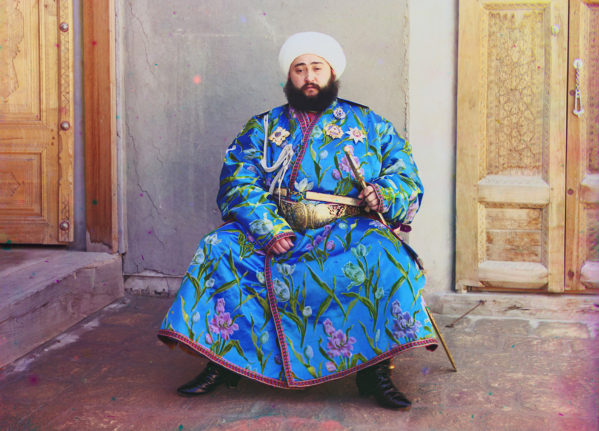
#> input picture Alim-Khan-orginal.jpg, 1198 x 861 px (shown at 1/2 size)
$ python main.py
#> lines starting #> are read from the running program, lines starting #| are printed output that depends on the picture
import cv2
import numpy as np

def restoration(path):
#> called with path = 'Alim-Khan-orginal.jpg'
    image = cv2.imread(path)
#> image is the input picture: shape (861, 1198, 3); mean B, G, R 134, 132.2, 143.2
    image_rgb = cv2.cvtColor(image, cv2.COLOR_BGR2RGB)

    max_width = 800
    max_height = 600

    height, width, _ = image.shape
#> height = 861; width = 1198


    # Resize image to fit maximum dimensions
    if width > max_width or height > max_height:
        # Calculate ratio
        ratio = min(max_width / width, max_height / height)
#> ratio = 0.668

        # resize
        resized_image = cv2.resize(image, (int(width * ratio), int(height * ratio)))
    else:
        resized_image = image

    cv2.imshow('Original image', resized_image)

    blue_channel = resized_image[:, :, 0]
    cv2.imshow('Blue Channel', blue_channel)

    green_channel = resized_image[:, :, 1]
    cv2.imshow('Green Channel', green_channel)

    red_channel = resized_image[:, :, 2]
    cv2.imshow('Red Channel', red_channel)

    aligned_green_channel = np.zeros_like(green_channel)
    aligned_green_channel[:, :] = green_channel[:, :]

    aligned_red_channel = np.zeros_like(red_channel)
    aligned_red_channel[:, :] = red_channel[:, :]

    aligned_image = np.stack([blue_channel, aligned_green_channel, aligned_red_channel], axis=2)

    cv2.imshow('Aligned first', aligned_image)

    # GRAY WORLD ALGORITHM
    avg_b = np.mean(blue_channel)
#> avg_b = 134
    avg_g = np.mean(green_channel)
#> avg_g = 132.1
    avg_r = np.mean(red_channel)
#> avg_r = 143.1

    # Alignment with avarage
    B_aligned = blue_channel * (avg_g / avg_b)
    G_aligned = green_channel * (avg_g / avg_g)
    R_aligned = red_channel * (avg_g / avg_r)


    aligned_image = cv2.merge([B_aligned.astype(np.uint8), G_aligned.astype(np.uint8), R_aligned.astype(np.uint8)])


    cv2.imshow('Aligned second', aligned_image)

    cv2.waitKey(0)
    cv2.destroyAllWindows()

path = r"Alim-Khan-orginal.jpg"
restoration(path)

path = r"Lady.png"
restoration(path)
#> call 2 of restoration, with path = 'Lady.png'
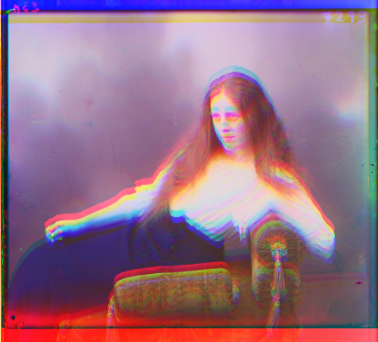
#> input picture Lady.png, 378 x 342 px
#> in restoration, image is the input picture: shape (342, 378, 3); mean B, G, R 134.4, 111.9, 150.5
#> in restoration (call 2), `red_channel = resized_image[:, :, 2]`:
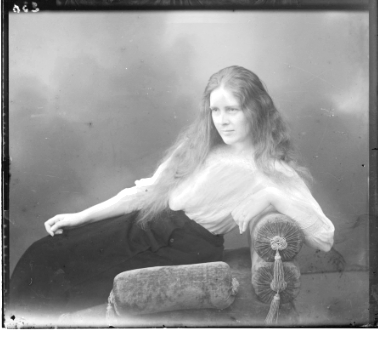
#> red_channel: shape (342, 378); min 4, max 255, mean 150.5
#> in restoration (call 2), `avg_b = np.mean(blue_channel)`: avg_b = 134.4
#> in restoration (call 2), `avg_g = np.mean(green_channel)`: avg_g = 111.9
#> in restoration (call 2), `avg_r = np.mean(red_channel)`: avg_r = 150.5

path = r"gate.jpg"
restoration(path)
#> call 3 of restoration, with path = 'gate.jpg'
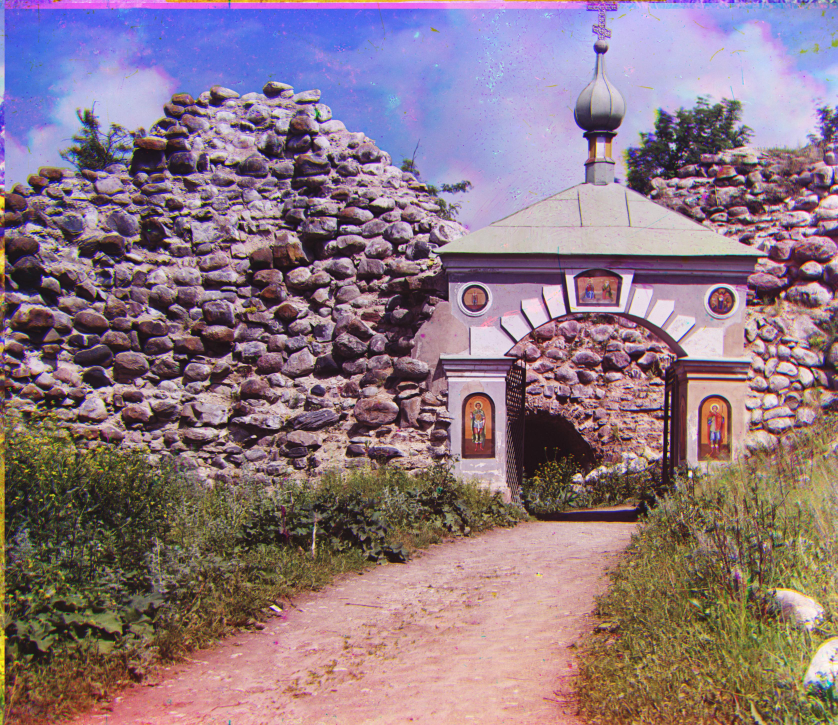
#> input picture gate.jpg, 3350 x 2900 px (shown at 1/4 size)
#> in restoration, image is the input picture: shape (2900, 3350, 3); mean B, G, R 129.1, 118.6, 140.6
#> in restoration (call 3), `red_channel = resized_image[:, :, 2]`:
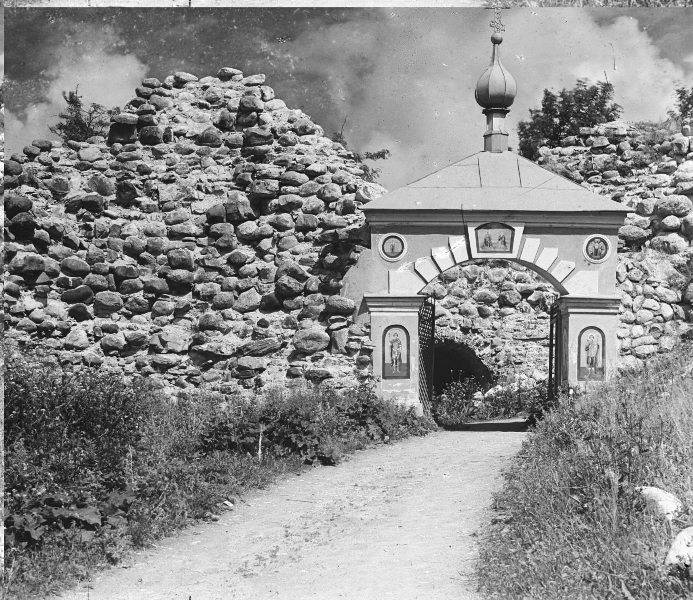
#> red_channel: shape (600, 693); min 0, max 255, mean 140.5
#> in restoration (call 3), `avg_b = np.mean(blue_channel)`: avg_b = 129
#> in restoration (call 3), `avg_g = np.mean(green_channel)`: avg_g = 118.5
#> in restoration (call 3), `avg_r = np.mean(red_channel)`: avg_r = 140.5

path = r"building.jpg"
restoration(path)
#> call 4 of restoration, with path = 'building.jpg'
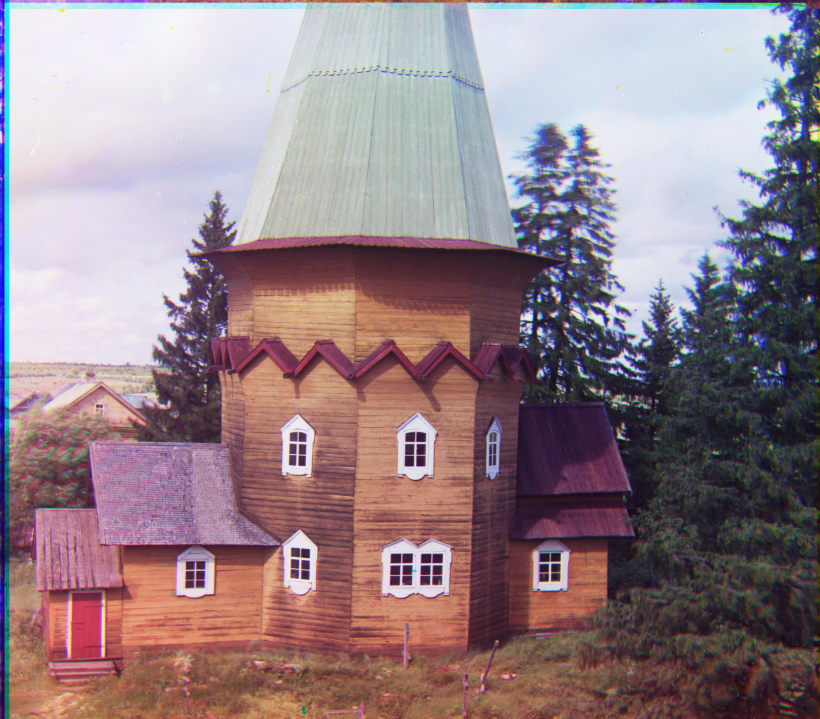
#> input picture building.jpg, 3280 x 2874 px (shown at 1/4 size)
#> in restoration, image is the input picture: shape (2874, 3280, 3); mean B, G, R 137, 130, 148.9
#> in restoration (call 4), `red_channel = resized_image[:, :, 2]`:
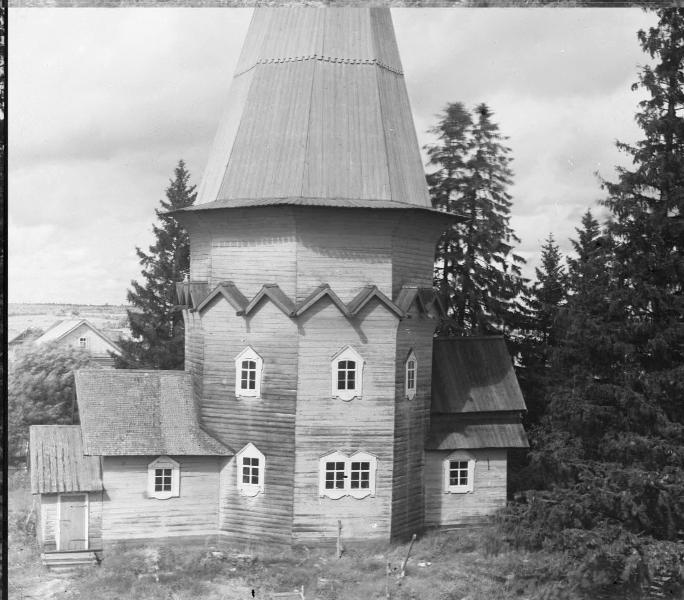
#> red_channel: shape (600, 684); min 0, max 255, mean 148.8
#> in restoration (call 4), `avg_b = np.mean(blue_channel)`: avg_b = 136.9
#> in restoration (call 4), `avg_g = np.mean(green_channel)`: avg_g = 129.9
#> in restoration (call 4), `avg_r = np.mean(red_channel)`: avg_r = 148.8
#> in restoration (call 4), `aligned_image = cv2.merge([B_aligned.astype(np.uint8), G_aligned.astyp..`:
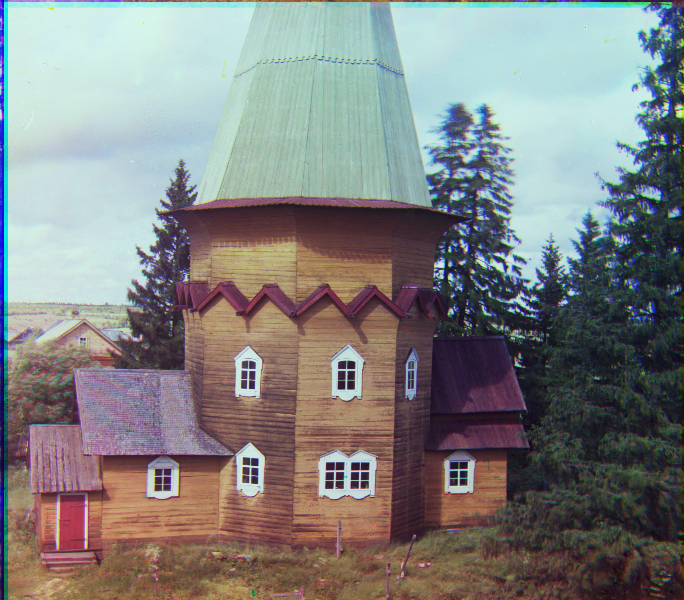
#> aligned_image: shape (600, 684, 3); mean B, G, R 129.4, 129.9, 129.4
